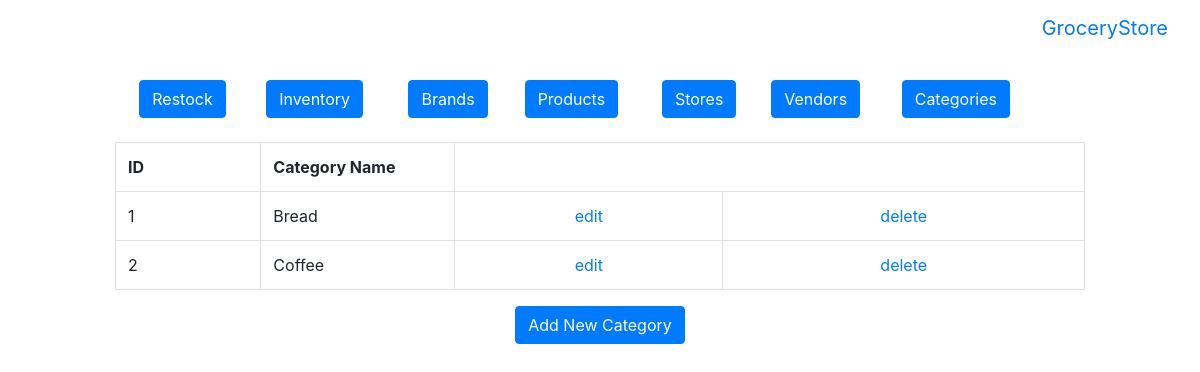
Screenshot of /db-group/htdocs/admin/viewCategories.php with the database file from the repository.
### tables this page shows
CREATE TABLE `category` (
  `category_id` int(11) NOT NULL AUTO_INCREMENT,
  `category_name` char(128) DEFAULT NULL,
  PRIMARY KEY (`category_id`)
);

### db-group/htdocs/admin/viewCategories.php (the view, shortened to what this page needs)
<?php
 require ('../../mysqli_connect.php');
 $q = "SELECT * FROM category ORDER BY category_name ASC";
 $r = mysqli_query ($dbc, $q)
	or die("Error: ".mysqli_error($dbc));
 echo '<br>
 <table class="table table-bordered" border="0" width="90%" cellspacing="3" cellpadding="3" align="center">
 <tr>
 <td align="left" width="15%"><b>ID</b></td>
 <td align="left" width="20%"><b>Category Name</b></td>
 </tr>
 ';
 while ($row = mysqli_fetch_array ($r, MYSQLI_ASSOC)) {
 echo "\t<tr>
   <td align=\"left\">{$row['category_id']}</td>
   <td align=\"left\">{$row['category_name']}</td>
   <td align=\"center\"><a href='updateCatagory.php?id=". $row['category_id'] ."' title='Update Record' data-toggle='tooltip'>edit</a></td>
        <td align=\"center\"><a href='deleteCatagory.php?id=". $row['category_id'] ."' title='Delete Record' data-toggle='tooltip'>delete</a></td>
 </tr>\n";
}
 echo '</table><div class="text-center"><a class="btn btn-primary" href="addCategory.php">Add New Category</a></div>';
 ?>

### rows the page displays
category: category_id "1", category_name "Bread"
category: category_id "2", category_name "Coffee"
